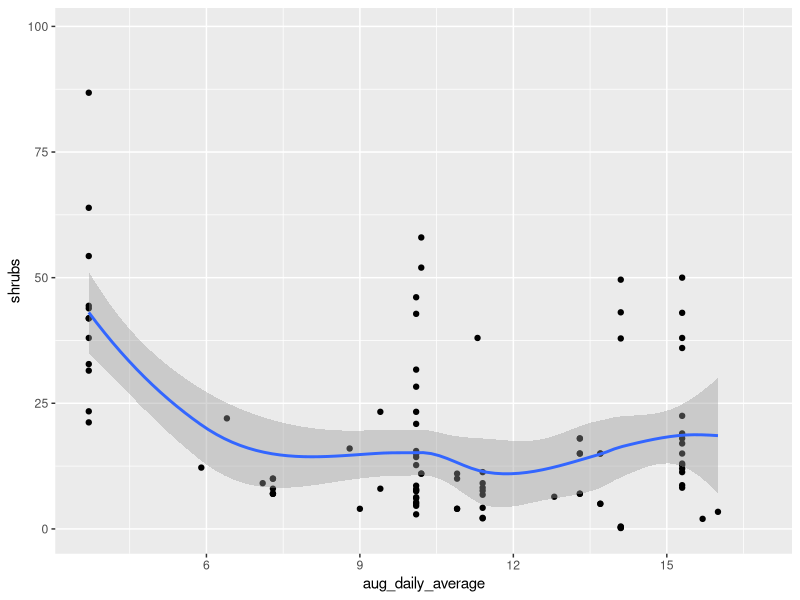
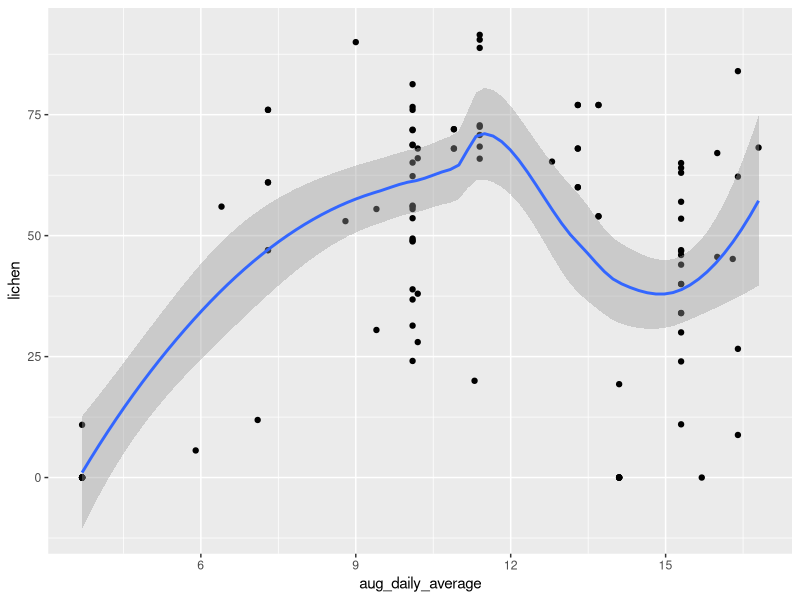

Source code (R) for these figures, in order:


library(data.table)
library(ggplot2)


df <- fread("input/foraging.csv")

ggplot(df, aes(aug_daily_average, shrubs)) +
  geom_point() +
  geom_smooth()
ggplot(df, aes(aug_daily_average, lichen)) +
  geom_point() +
  geom_smooth()
